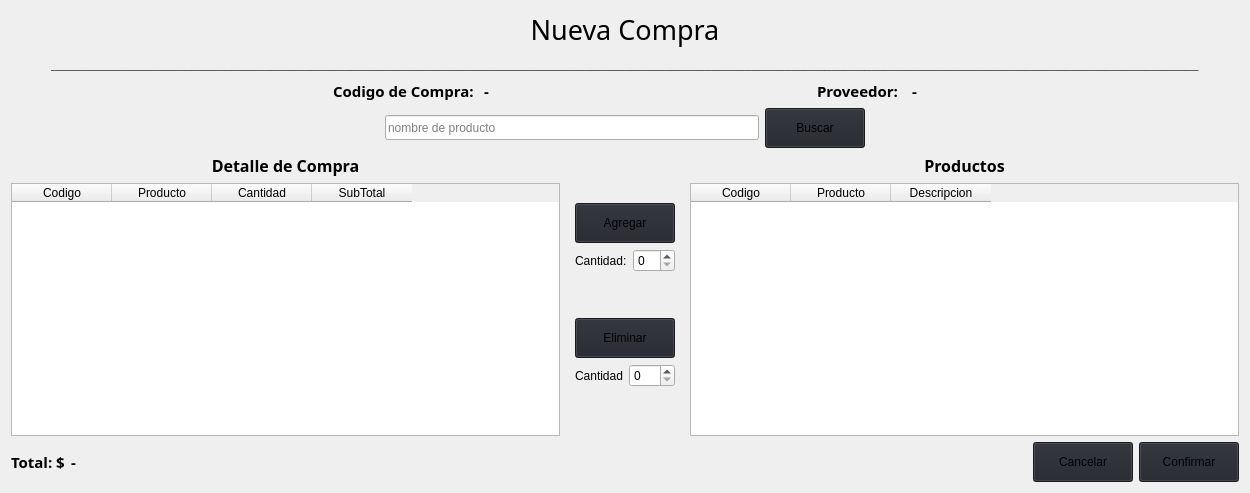
            <widget class="QWidget" name="page_nueva_compra">
             <layout class="QVBoxLayout" name="verticalLayout_6">
              <item>
               <widget class="QLabel" name="label_51">
                <property name="font">
                 <font>
                  <family>Arial Black</family>
                  <pointsize>20</pointsize>
                  <weight>50</weight>
                  <italic>false</italic>
                  <bold>false</bold>
                 </font>
                </property>
                <property name="text">
                 <string>Nueva Compra</string>
                </property>
                <property name="alignment">
                 <set>Qt::AlignCenter</set>
                </property>
               </widget>
              </item>
              <item>
               <layout class="QHBoxLayout" name="horizontalLayout_59">
                <item>
                 <spacer name="horizontalSpacer_91">
                  <property name="orientation">
                   <enum>Qt::Horizontal</enum>
                  </property>
                  <property name="sizeHint" stdset="0">
                   <size>
                    <width>40</width>
                    <height>20</height>
                   </size>
                  </property>
                 </spacer>
                </item>
                <item>
                 <widget class="QLabel" name="label_63">
                  <property name="styleSheet">
                   <string notr="true">color: rgb(67, 67, 67)</string>
                  </property>
                  <property name="text">
                   <string>____________________________________________________________________________________________________________________________________________________________________________</string>
                  </property>
                 </widget>
                </item>
                <item>
                 <spacer name="horizontalSpacer_92">
                  <property name="orientation">
                   <enum>Qt::Horizontal</enum>
                  </property>
                  <property name="sizeHint" stdset="0">
                   <size>
                    <width>40</width>
                    <height>20</height>
                   </size>
                  </property>
                 </spacer>
                </item>
               </layout>
              </item>
              <item>
               <layout class="QHBoxLayout" name="horizontalLayout">
                <item>
                 <spacer name="horizontalSpacer_84">
                  <property name="orientation">
                   <enum>Qt::Horizontal</enum>
                  </property>
                  <property name="sizeHint" stdset="0">
                   <size>
                    <width>40</width>
                    <height>20</height>
                   </size>
                  </property>
                 </spacer>
                </item>
                <item>
                 <widget class="QLabel" name="label_56">
                  <property name="font">
                   <font>
                    <family>Arial Black</family>
                    <pointsize>11</pointsize>
                    <weight>75</weight>
                    <bold>true</bold>
                   </font>
                  </property>
                  <property name="text">
                   <string>Codigo de Compra: </string>
                  </property>
                 </widget>
                </item>
                <item>
                 <widget class="QLabel" name="label_codCompra">
                  <property name="font">
                   <font>
                    <family>Arial Black</family>
                    <pointsize>11</pointsize>
                    <weight>75</weight>
                    <bold>true</bold>
                   </font>
                  </property>
                  <property name="text">
                   <string>-</string>
                  </property>
                 </widget>
                </item>
                <item>
                 <spacer name="horizontalSpacer_85">
                  <property name="orientation">
                   <enum>Qt::Horizontal</enum>
                  </property>
                  <property name="sizeHint" stdset="0">
                   <size>
                    <width>40</width>
                    <height>20</height>
                   </size>
                  </property>
                 </spacer>
                </item>
                <item>
                 <widget class="QLabel" name="label_60">
                  <property name="font">
                   <font>
                    <family>Arial Black</family>
                    <pointsize>11</pointsize>
                    <weight>75</weight>
                    <bold>true</bold>
                   </font>
                  </property>
                  <property name="text">
                   <string>Proveedor:  </string>
                  </property>
                 </widget>
                </item>
                <item>
                 <widget class="QLabel" name="label_proveedor">
                  <property name="font">
                   <font>
                    <family>Arial Black</family>
                    <pointsize>11</pointsize>
                    <weight>75</weight>
                    <bold>true</bold>
                   </font>
                  </property>
                  <property name="text">
                   <string>-</string>
                  </property>
                 </widget>
                </item>
                <item>
                 <spacer name="horizontalSpacer_83">
                  <property name="orientation">
                   <enum>Qt::Horizontal</enum>
                  </property>
                  <property name="sizeHint" stdset="0">
                   <size>
                    <width>40</width>
                    <height>20</height>
                   </size>
                  </property>
                 </spacer>
                </item>
               </layout>
              </item>
              <item>
               <layout class="QHBoxLayout" name="horizontalLayout_54">
                <item>
                 <spacer name="horizontalSpacer_81">
                  <property name="orientation">
                   <enum>Qt::Horizontal</enum>
                  </property>
                  <property name="sizeHint" stdset="0">
                   <size>
                    <width>40</width>
                    <height>20</height>
                   </size>
                  </property>
                 </spacer>
                </item>
                <item>
                 <widget class="QLineEdit" name="input_nombre_detalleCompra">
                  <property name="minimumSize">
                   <size>
                    <width>200</width>
                    <height>25</height>
                   </size>
                  </property>
                  <property name="placeholderText">
                   <string>nombre de producto</string>
                  </property>
                 </widget>
                </item>
                <item>
                 <widget class="QPushButton" name="btn_buscar_producto_detalleCompra">
                  <property name="minimumSize">
                   <size>
                    <width>100</width>
                    <height>40</height>
                   </size>
                  </property>
                  <property name="cursor">
                   <cursorShape>PointingHandCursor</cursorShape>
                  </property>
                  <property name="styleSheet">
                   <string notr="true">background-color: rgb(33, 37, 43)</string>
                  </property>
                  <property name="text">
                   <string>Buscar</string>
                  </property>
                 </widget>
                </item>
                <item>
                 <spacer name="horizontalSpacer_82">
                  <property name="orientation">
                   <enum>Qt::Horizontal</enum>
                  </property>
                  <property name="sizeHint" stdset="0">
                   <size>
                    <width>40</width>
                    <height>20</height>
                   </size>
                  </property>
                 </spacer>
                </item>
               </layout>
              </item>
              <item>
               <layout class="QHBoxLayout" name="horizontalLayout_55">
                <item>
                 <layout class="QVBoxLayout" name="verticalLayout_26">
                  <item>
                   <widget class="QLabel" name="label_55">
                    <property name="font">
                     <font>
                      <family>Arial Black</family>
                      <pointsize>12</pointsize>
                      <weight>75</weight>
                      <italic>false</italic>
                      <bold>true</bold>
                     </font>
                    </property>
                    <property name="text">
                     <string>Detalle de Compra</string>
                    </property>
                    <property name="alignment">
                     <set>Qt::AlignCenter</set>
                    </property>
                   </widget>
                  </item>
                  <item>
                   <widget class="QTableWidget" name="table_detalleCompra">
                    <property name="minimumSize">
                     <size>
                      <width>0</width>
                      <height>0</height>
                     </size>
                    </property>
                    <property name="editTriggers">
                     <set>QAbstractItemView::NoEditTriggers</set>
                    </property>
                    <property name="selectionMode">
                     <enum>QAbstractItemView::SingleSelection</enum>
                    </property>
                    <property name="selectionBehavior">
                     <enum>QAbstractItemView::SelectRows</enum>
                    </property>
                    <attribute name="verticalHeaderVisible">
                     <bool>false</bool>
                    </attribute>
                    <column>
                     <property name="text">
                      <string>Codigo</string>
                     </property>
                    </column>
                    <column>
                     <property name="text">
                      <string>Producto</string>
                     </property>
                    </column>
                    <column>
                     <property name="text">
                      <string>Cantidad</string>
                     </property>
                    </column>
                    <column>
                     <property name="text">
                      <string>SubTotal</string>
                     </property>
                    </column>
                   </widget>
                  </item>
                 </layout>
                </item>
                <item>
                 <widget class="QFrame" name="frame_5">
                  <property name="maximumSize">
                   <size>
                    <width>900</width>
                    <height>16777215</height>
                   </size>
                  </property>
                  <layout class="QVBoxLayout" name="verticalLayout_27">
                   <item>
                    <spacer name="verticalSpacer_22">
                     <property name="orientation">
                      <enum>Qt::Vertical</enum>
                     </property>
                     <property name="sizeHint" stdset="0">
                      <size>
                       <width>20</width>
                       <height>40</height>
                      </size>
                     </property>
                    </spacer>
                   </item>
                   <item>
                    <widget class="QPushButton" name="btn_agregar_detalleCompra">
                     <property name="minimumSize">
                      <size>
                       <width>100</width>
                       <height>40</height>
                      </size>
                     </property>
                     <property name="cursor">
                      <cursorShape>PointingHandCursor</cursorShape>
                     </property>
                     <property name="styleSheet">
                      <string notr="true">background-color: rgb(33, 37, 43)</string>
                     </property>
                     <property name="text">
                      <string>Agregar</string>
                     </property>
                    </widget>
                   </item>
                   <item>
                    <layout class="QHBoxLayout" name="horizontalLayout_56">
                     <item>
                      <widget class="QLabel" name="label_57">
                       <property name="text">
                        <string>Cantidad:</string>
                       </property>
                      </widget>
                     </item>
                     <item>
                      <widget class="QSpinBox" name="spinBox_agregarDetalleCompra"/>
                     </item>
                    </layout>
                   </item>
                   <item>
                    <spacer name="verticalSpacer_23">
                     <property name="orientation">
                      <enum>Qt::Vertical</enum>
                     </property>
                     <property name="sizeHint" stdset="0">
                      <size>
                       <width>20</width>
                       <height>40</height>
                      </size>
                     </property>
                    </spacer>
                   </item>
                   <item>
                    <widget class="QPushButton" name="btn_restar_detalleCompra">
                     <property name="minimumSize">
                      <size>
                       <width>100</width>
                       <height>40</height>
                      </size>
                     </property>
                     <property name="cursor">
                      <cursorShape>PointingHandCursor</cursorShape>
                     </property>
                     <property name="styleSheet">
                      <string notr="true">background-color: rgb(33, 37, 43)</string>
                     </property>
                     <property name="text">
                      <string>Eliminar</string>
                     </property>
                    </widget>
                   </item>
                   <item>
                    <layout class="QHBoxLayout" name="horizontalLayout_57">
                     <item>
                      <widget class="QLabel" name="label_58">
                       <property name="text">
                        <string>Cantidad</string>
                       </property>
                      </widget>
                     </item>
                     <item>
                      <widget class="QSpinBox" name="spinBox_restarDetalleCompra"/>
                     </item>
                    </layout>
                   </item>
                   <item>
                    <spacer name="verticalSpacer_24">
                     <property name="orientation">
                      <enum>Qt::Vertical</enum>
                     </property>
                     <property name="sizeHint" stdset="0">
                      <size>
                       <width>20</width>
                       <height>40</height>
                      </size>
                     </property>
                    </spacer>
                   </item>
                  </layout>
                 </widget>
                </item>
                <item>
                 <layout class="QVBoxLayout" name="verticalLayout_29">
                  <item>
                   <widget class="QLabel" name="label_59">
                    <property name="font">
                     <font>
                      <family>Arial Black</family>
                      <pointsize>12</pointsize>
                      <weight>75</weight>
                      <italic>false</italic>
                      <bold>true</bold>
                     </font>
                    </property>
                    <property name="text">
                     <string>Productos</string>
                    </property>
                    <property name="alignment">
                     <set>Qt::AlignCenter</set>
                    </property>
                   </widget>
                  </item>
                  <item>
                   <widget class="QTableWidget" name="table_compra_ProductoxProveedor">
                    <property name="minimumSize">
                     <size>
                      <width>0</width>
                      <height>0</height>
                     </size>
                    </property>
                    <property name="editTriggers">
                     <set>QAbstractItemView::NoEditTriggers</set>
                    </property>
                    <property name="selectionMode">
                     <enum>QAbstractItemView::SingleSelection</enum>
                    </property>
                    <property name="selectionBehavior">
                     <enum>QAbstractItemView::SelectRows</enum>
                    </property>
                    <attribute name="verticalHeaderVisible">
                     <bool>false</bool>
                    </attribute>
                    <column>
                     <property name="text">
                      <string>Codigo</string>
                     </property>
                    </column>
                    <column>
                     <property name="text">
                      <string>Producto</string>
                     </property>
                    </column>
                    <column>
                     <property name="text">
                      <string>Descripcion</string>
                     </property>
                    </column>
                   </widget>
                  </item>
                 </layout>
                </item>
               </layout>
              </item>
              <item>
               <layout class="QHBoxLayout" name="horizontalLayout_53">
                <item>
                 <widget class="QLabel" name="label_8">
                  <property name="font">
                   <font>
                    <family>Arial Black</family>
                    <pointsize>11</pointsize>
                    <weight>75</weight>
                    <bold>true</bold>
                   </font>
                  </property>
                  <property name="text">
                   <string>Total: $</string>
                  </property>
                 </widget>
                </item>
                <item>
                 <widget class="QLabel" name="label_total_compra">
                  <property name="font">
                   <font>
                    <family>Arial Black</family>
                    <pointsize>11</pointsize>
                    <weight>75</weight>
                    <bold>true</bold>
                   </font>
                  </property>
                  <property name="text">
                   <string>-</string>
                  </property>
                 </widget>
                </item>
                <item>
                 <spacer name="horizontalSpacer_78">
                  <property name="orientation">
                   <enum>Qt::Horizontal</enum>
                  </property>
                  <property name="sizeHint" stdset="0">
                   <size>
                    <width>40</width>
                    <height>20</height>
                   </size>
                  </property>
                 </spacer>
                </item>
                <item>
                 <widget class="QPushButton" name="btn_detalleCompra_cancelar">
                  <property name="minimumSize">
                   <size>
                    <width>100</width>
                    <height>40</height>
                   </size>
                  </property>
                  <property name="cursor">
                   <cursorShape>PointingHandCursor</cursorShape>
                  </property>
                  <property name="styleSheet">
                   <string notr="true">background-color: rgb(33, 37, 43)</string>
                  </property>
                  <property name="text">
                   <string>Cancelar</string>
                  </property>
                 </widget>
                </item>
                <item>
                 <widget class="QPushButton" name="btn_detalleCompra_confirmar">
                  <property name="minimumSize">
                   <size>
                    <width>100</width>
                    <height>40</height>
                   </size>
                  </property>
                  <property name="cursor">
                   <cursorShape>PointingHandCursor</cursorShape>
                  </property>
                  <property name="styleSheet">
                   <string notr="true">background-color: rgb(33, 37, 43)</string>
                  </property>
                  <property name="text">
                   <string>Confirmar</string>
                  </property>
                 </widget>
                </item>
               </layout>
              </item>
             </layout>
            </widget>
